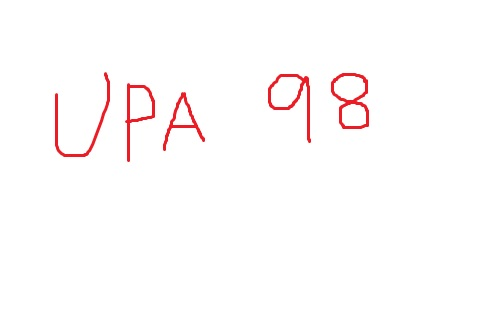
%> input picture Image_processing/extract alphanumerals from BW/input.jpg, 500 x 333 px
$ octave image_proc_6.m   (GNU Octave 9; MATLAB toolbox functions it lacks are replaced by stand-ins)
%> lines starting %> are read from the running program, lines starting %| are printed output that depends on the picture
%image_proc_6.m : Write a program to take reflection of an image along
%x-axis and then along y-axis
clc;
clear all;
close all;
file1=input('\nEnter Input Image File Name = ','s');
%> the answer given: ../../../Image_processing/extract alphanumerals from BW/input.jpg
file2=input('Enter Output Image File Name = ','s');
%> the answer given: out.png
x=imread(file1);
%> x is the input picture: size 333x500x3 uint8; mean R, G, B 254.2, 251.5, 251.6
[r,c,d]=size(x);
%> r = 333; c = 500; d = 3
y=x;
y(r+1:2*r,1:c,1:d)=x(r:-1:1,1:c,1:d); %x-axis
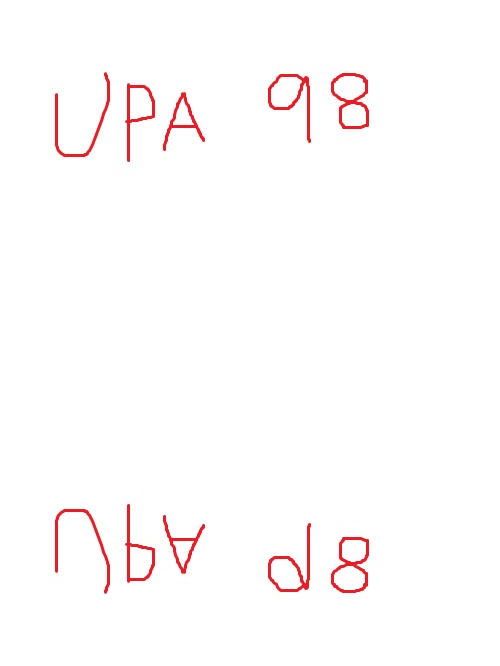
%> y: size 666x500x3 uint8; mean R, G, B 254.2, 251.5, 251.6
y(1:2*r,c+1:2*c,1:d)=y(2*r:-1:1,1:c,1:d);  %y-axis
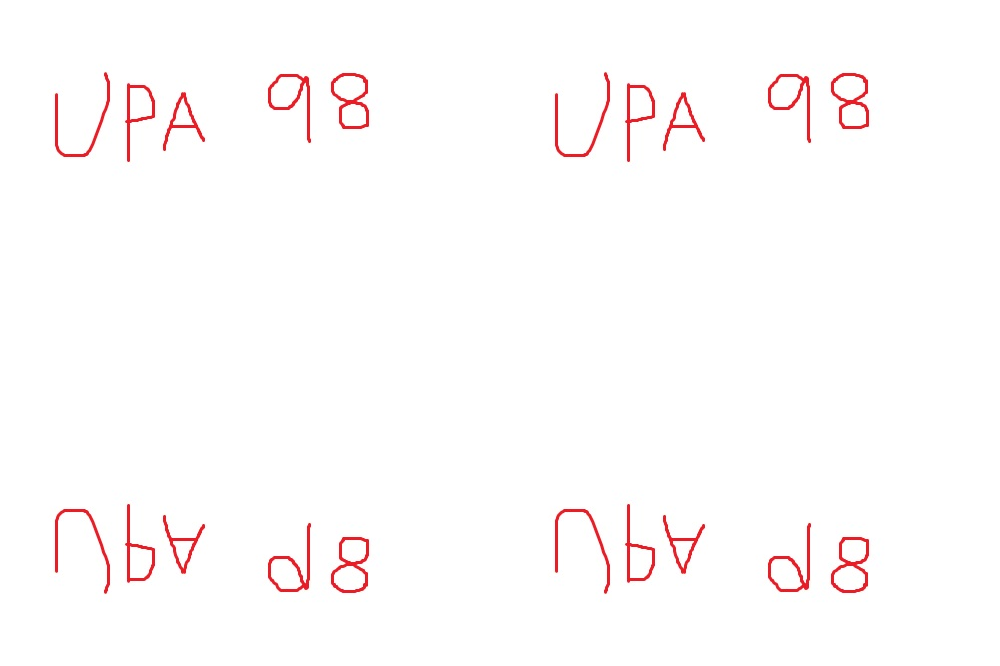
%> y: size 666x1000x3 uint8; mean R, G, B 254.2, 251.5, 251.6
imwrite(y,file2);
imshow(y);
%end
